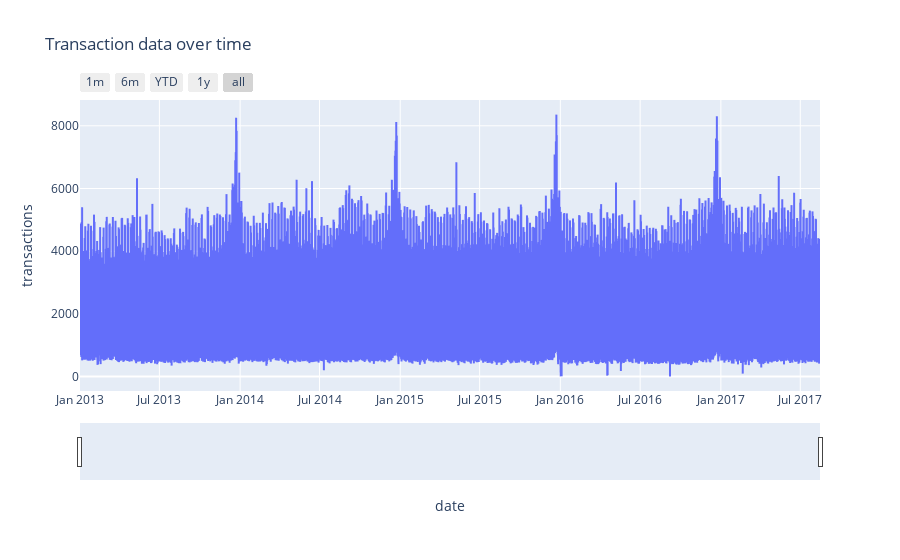

The code cell stored with this chart in its notebook:
### Code cell
# Visualize transactions over the years with plotly

fig = px.line(df_transact, y="transactions",x='date', title="Transaction data over time")

# enable range slider with range selector
fig.update_xaxes(
    rangeslider_visible=True,
    rangeselector=dict(
        buttons=list([
            dict(count=1, label="1m", step="month", stepmode="backward"),
            dict(count=6, label="6m", step="month", stepmode="backward"),
            dict(count=1, label="YTD", step="year", stepmode="todate"),
            dict(count=1, label="1y", step="year", stepmode="backward"),
            dict(step="all")
        ])
    )
)
fig.show()

### Figure 1 — Plotly figure (JSON) as saved in the notebook; plotly's stock layout.template omitted (floating-point values rounded to 4 significant figures; data arrays with more than 128 entries replaced by an {"elided": "..."} marker saying what was removed)
{"data": [{"hovertemplate": "date=%{x}<br>transactions=%{y}<extra></extra>", "legendgroup": "", "line": {"color": "#636efa", "dash": "solid"}, "marker": {"symbol": "circle"}, "mode": "lines", "name": "", "showlegend": false, "type": "scattergl", "x": {"elided": "83488 str values"}, "xaxis": "x", "y": {"elided": "83488 int values"}, "yaxis": "y"}], "layout": {"legend": {"tracegroupgap": 0}, "title": {"text": "Transaction data over time"}, "xaxis": {"anchor": "y", "domain": [0, 1], "rangeselector": {"buttons": [{"count": 1, "label": "1m", "step": "month", "stepmode": "backward"}, {"count": 6, "label": "6m", "step": "month", "stepmode": "backward"}, {"count": 1, "label": "YTD", "step": "year", "stepmode": "todate"}, {"count": 1, "label": "1y", "step": "year", "stepmode": "backward"}, {"step": "all"}]}, "rangeslider": {"visible": true}, "title": {"text": "date"}}, "yaxis": {"anchor": "x", "domain": [0, 1], "title": {"text": "transactions"}}}}
